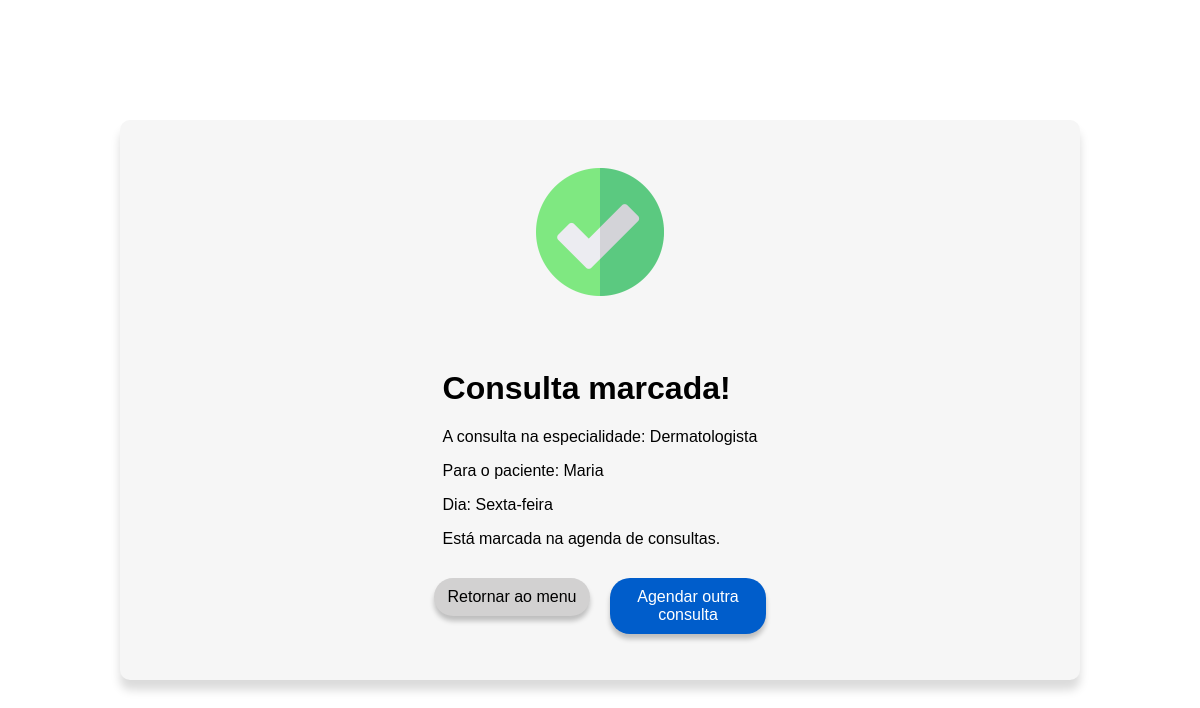
The page /dadosConsulta/6/ on the database its author committed.
### gerenciador/models.py (models this page shows)
class Paciente(models.Model): # CLASSE QUE REPRESENTA A TABELA PACIENTE NA BASE DE DADOS
    ESPECIALIDADE_UM = 'Clinico Geral'
    ESPECIALIDADE_DOIS = 'Oftalmologista'
    ESPECIALIDADE_TRES = 'Dermatologista'
    ESPECIALIDADE_CHOICES = [
        (ESPECIALIDADE_UM, 'Clinico Geral'),
        (ESPECIALIDADE_DOIS, 'Oftalmologista'),
        (ESPECIALIDADE_TRES, 'Dermatologista'),
    ]
    OPTION_SIM = 'Sim'
    OPTION_NAO = 'Não'
    OPTION_CHOICES = [
        (OPTION_SIM, 'Sim'),
        (OPTION_NAO, 'Não'),
    ]
    PAGAMENTO_UM = 'Dinheiro'
    PAGAMENTO_DOIS = 'Cartão de credito'
    PAGAMENTO_TRES = 'Cartão de debito'
    PAGAMENTO_QUATRO = 'Convênio médico'
    PAGAMENTO_CHOICES = [
        (PAGAMENTO_UM, 'Dinheiro'),
        (PAGAMENTO_DOIS, 'Cartão de credito'),
        (PAGAMENTO_TRES, 'Cartão de debito'),
        (PAGAMENTO_QUATRO, 'Convênio médico'),
    ]
    DIA_SEGUNDA = 'Segunda-feira'
    DIA_TERCA = 'Terça-feira'
    DIA_QUARTA = 'Quarta-feira'
    DIA_QUINTA = 'Quinta-feira'
    DIA_SEXTA = 'Sexta-feira'
    DIAS_CHOICES = [
        (DIA_SEGUNDA, 'Segunda-feira'),
        (DIA_TERCA, 'Terça-feira'),
        (DIA_QUARTA, 'Quarta-feira'),
        (DIA_QUINTA, 'Quinta-feira'),
        (DIA_SEXTA, 'Sexta-feira'),
    ]
    nome = models.CharField(max_length=100,null=False, blank=False)
    endereco = models.CharField(max_length=100)
    prioridade = models.CharField(max_length=5, null=False, blank=False, choices=OPTION_CHOICES, default=OPTION_NAO)
    cpf = models.CharField(max_length=15, null=False, blank=False)
    rg = models.CharField(max_length=15)
    telefone = models.CharField(max_length=20, null=False, blank=False)
    email = models.CharField(max_length=100)
    data_nascimento = models.DateField(null=False, blank=False)
    especialidade = models.CharField(max_length=50, null=False, blank=False, choices=ESPECIALIDADE_CHOICES, default=ESPECIALIDADE_UM)
    data_consulta = models.CharField(max_length=50, null=False, blank=False, choices=DIAS_CHOICES)
    convenio_medico = models.CharField(max_length=50, null=False, blank=False, choices=OPTION_CHOICES, default=OPTION_NAO)
    forma_pagamento = models.CharField(max_length=50, null=False, blank=False, choices=PAGAMENTO_CHOICES, default=PAGAMENTO_UM)

### gerenciador/views.py (the view)
# urls.py: path('dadosConsulta/<int:pk>/', DadosConsulta.as_view(), name='dados_consulta'),
class DadosConsulta(DetailView): # VIEW DE CONFIRMAÇÃO DA CONSULTA
    model= Paciente # TABELA DA BASE DE DADOS
    template_name= 'gerenciador/dados_consulta.html' # PASSAGEM DA TEMPLATE HTML
    context_object_name= 'paciente' # APELIDO DA TABELA NO TEMPLATE

### gerenciador/templates/gerenciador/dados_consulta.html (shortened to what this page needs)
<!DOCTYPE html>
    <html lang="pt-br">
    <head>
        {% load static %}
        <link rel="stylesheet" href="{% static 'dados_consulta_style.css' %}">
    </head>
    <body>
        <div class="main">
            <div class="card-dados">
                <div class="div-imagem">
                    <img src="{% static 'img/confirme.png' %}" alt="confirmado" id="img-confirmado">
                </div>
                <div class="div-mensagem">
                    <div id="conteudo-mensagem">
                        <h1>Consulta marcada!</h1>
                        <p>A consulta na especialidade: {{ paciente.especialidade }} </p>
                        <p>Para o paciente: {{ paciente.nome }}</p>
                        <p>Dia: {{ paciente.data_consulta }} </p>
                        <p>Está marcada na agenda de consultas.</p>
                    </div>
                </div>
                <div class="botoes">
                    <a href="{% url 'home' %}"><button id="btn-voltar">Retornar ao menu</button></a>
                    <a href="{% url 'agendar' %}"><button id="btn-agendar">Agendar outra consulta</button></a>
                </div>
            </div>
        </div>
    </body>
</html>

### gerenciador/static/dados_consulta_style.css (style rules this page uses)
body { margin: 0; font-family: 'Noto-sans', sans-serif; }
.main { width: 100vw; height: 100vh; display: flex; align-items: center; justify-content: center; }
.card-dados { width: 80%; height: 70%; background-color: #f6f6f6; border-radius: 10px; box-shadow: 0px 10px 10px rgba(0, 0, 0, 0.144); display: block; }
.div-imagem { width: 100%; height: 40%; display: flex; justify-content: center; align-items: center; }
.div-mensagem { width: 100%; height: 40%; display: flex; align-items: center; justify-content: center; }
#conteudo-mensagem { display: block; }
.botoes { width: 100%; height: 20%; display: flex; align-items: flex-start; justify-content: center; }
#btn-voltar { width: 13vw; padding: 10px; margin: 10px; border: none; border-radius: 20px; background-color: #d2d1d1; box-shadow: 0px 5px 5px rgba(0, 0, 0, 0.226); cursor: pointer; font-size: 12pt; }
#btn-agendar { width: 13vw; padding: 10px; margin: 10px; border: none; border-radius: 20px; background-color: #005dcb; box-shadow: 0px 5px 5px rgba(0, 0, 0, 0.226); cursor: pointer; color: white; font-size: 12pt; }
#img-confirmado { width: 128px; }

### rows shown on the page
Paciente: especialidade "Dermatologista", nome "Maria", data_consulta "Sexta-feira"
